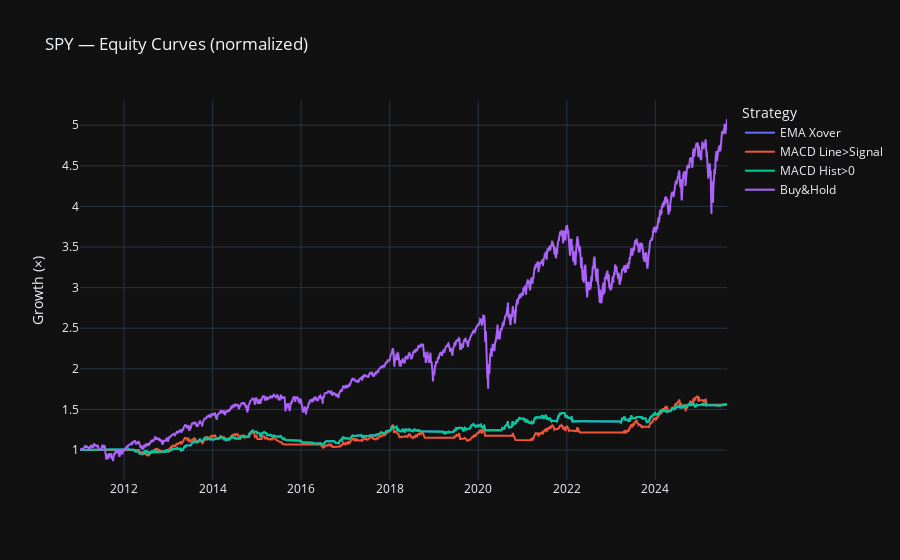
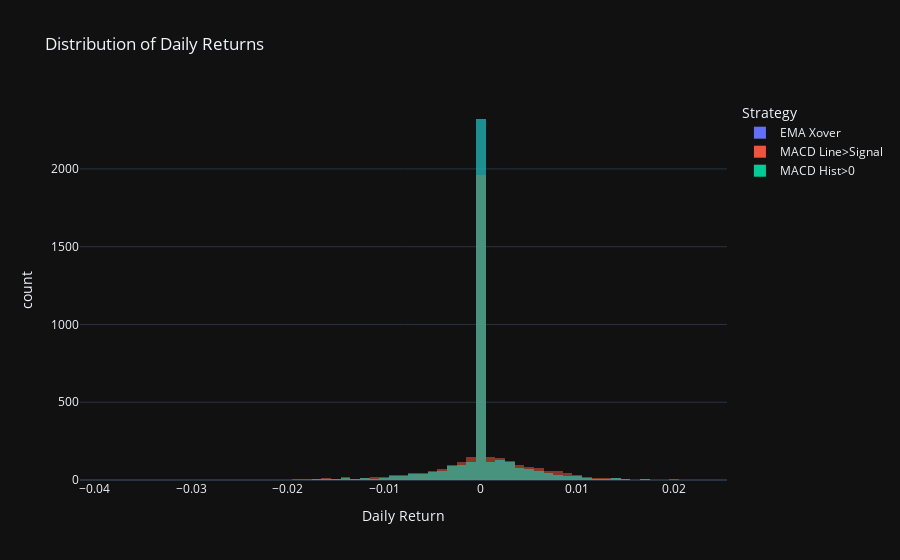
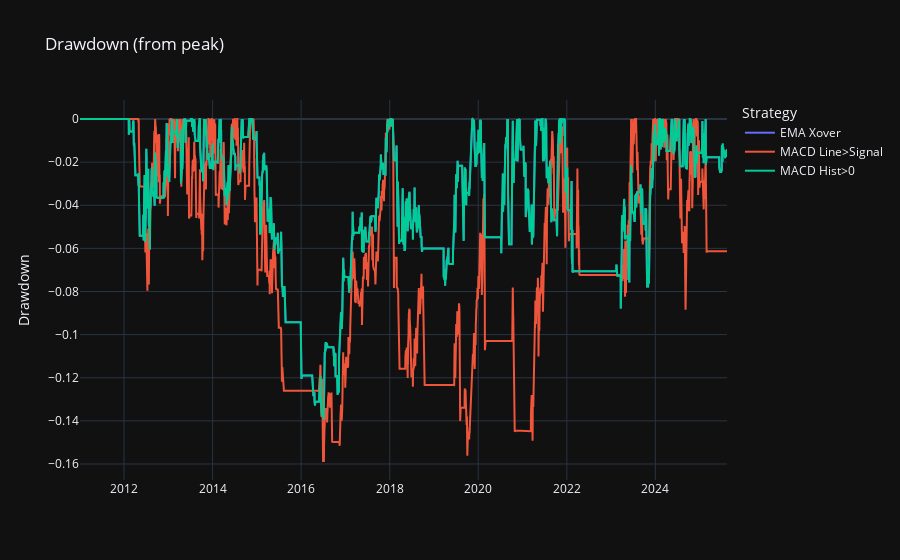

The notebook cell these images were saved under, in order:
### Markdown cell above
## 7. Performance Evaluation

### Code cell
# Run your three backtests (already done), then summarize each:
perf_ema        = summarize_performance(btres_sig)
perf_macd_line  = summarize_performance(btres_zero)
perf_macd_hist  = summarize_performance(btres_hist)

# Vectorized comparison
fig_eq, fig_hist, fig_dd, metrics_df = compare_perfs(
    {
        "EMA Xover": perf_ema,
        "MACD Line>Signal": perf_macd_line,
        "MACD Hist>0": perf_macd_hist
    },
    symbol="SPY",
    include_bh=True   # overlays Buy&Hold once
)

fig_eq.show()
fig_hist.show()
fig_dd.show()
style_metrics(metrics_df)

### Figure 1 — Plotly figure (JSON) as saved in the notebook; plotly's stock layout.template omitted (floating-point values rounded to 4 significant figures; data arrays with more than 128 entries replaced by an {"elided": "..."} marker saying what was removed)
{"data": [{"mode": "lines", "name": "EMA Xover", "type": "scatter", "x": {"elided": "3671 str values"}, "y": {"elided": "3671 float values"}}, {"mode": "lines", "name": "MACD Line>Signal", "type": "scatter", "x": {"elided": "3671 str values"}, "y": {"elided": "3671 float values"}}, {"mode": "lines", "name": "MACD Hist>0", "type": "scatter", "x": {"elided": "3671 str values"}, "y": {"elided": "3671 float values"}}, {"mode": "lines", "name": "Buy&Hold", "type": "scatter", "x": {"elided": "3671 str values"}, "y": {"elided": "3671 float values"}}], "layout": {"legend": {"title": {"text": "Strategy"}}, "title": {"text": "SPY — Equity Curves (normalized)"}, "yaxis": {"title": {"text": "Growth (×)"}}}}

### Figure 2 — Plotly figure (JSON) as saved in the notebook; plotly's stock layout.template omitted (floating-point values rounded to 4 significant figures; data arrays with more than 128 entries replaced by an {"elided": "..."} marker saying what was removed)
{"data": [{"bingroup": "x", "hovertemplate": "Strategy=EMA Xover<br>Daily Return=%{x}<br>count=%{y}<extra></extra>", "legendgroup": "EMA Xover", "marker": {"color": "#636efa", "opacity": 0.55, "pattern": {"shape": ""}}, "name": "EMA Xover", "nbinsx": 80, "orientation": "v", "showlegend": true, "type": "histogram", "x": {"elided": "3671 float values"}, "xaxis": "x", "yaxis": "y"}, {"bingroup": "x", "hovertemplate": "Strategy=MACD Line>Signal<br>Daily Return=%{x}<br>count=%{y}<extra></extra>", "legendgroup": "MACD Line>Signal", "marker": {"color": "#EF553B", "opacity": 0.55, "pattern": {"shape": ""}}, "name": "MACD Line>Signal", "nbinsx": 80, "orientation": "v", "showlegend": true, "type": "histogram", "x": {"elided": "3671 float values"}, "xaxis": "x", "yaxis": "y"}, {"bingroup": "x", "hovertemplate": "Strategy=MACD Hist>0<br>Daily Return=%{x}<br>count=%{y}<extra></extra>", "legendgroup": "MACD Hist>0", "marker": {"color": "#00cc96", "opacity": 0.55, "pattern": {"shape": ""}}, "name": "MACD Hist>0", "nbinsx": 80, "orientation": "v", "showlegend": true, "type": "histogram", "x": {"elided": "3671 float values"}, "xaxis": "x", "yaxis": "y"}], "layout": {"barmode": "overlay", "legend": {"title": {"text": "Strategy"}, "tracegroupgap": 0}, "title": {"text": "Distribution of Daily Returns"}, "xaxis": {"anchor": "y", "domain": [0, 1], "title": {"text": "Daily Return"}}, "yaxis": {"anchor": "x", "domain": [0, 1], "title": {"text": "count"}}}}

### Figure 3 — Plotly figure (JSON) as saved in the notebook; plotly's stock layout.template omitted (floating-point values rounded to 4 significant figures; data arrays with more than 128 entries replaced by an {"elided": "..."} marker saying what was removed)
{"data": [{"mode": "lines", "name": "EMA Xover", "type": "scatter", "x": {"elided": "3671 str values"}, "y": {"elided": "3671 float values"}}, {"mode": "lines", "name": "MACD Line>Signal", "type": "scatter", "x": {"elided": "3671 str values"}, "y": {"elided": "3671 float values"}}, {"mode": "lines", "name": "MACD Hist>0", "type": "scatter", "x": {"elided": "3671 str values"}, "y": {"elided": "3671 float values"}}], "layout": {"legend": {"title": {"text": "Strategy"}}, "title": {"text": "Drawdown (from peak)"}, "yaxis": {"title": {"text": "Drawdown"}}}}
